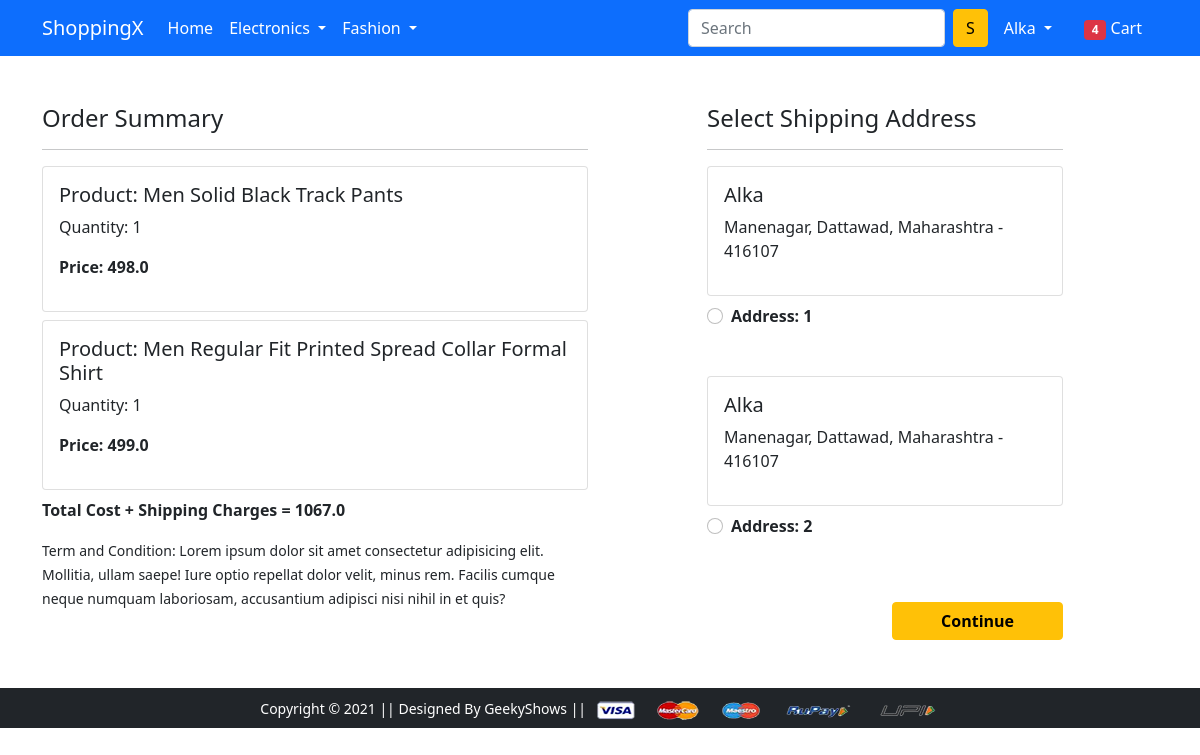
The app's page /checkout/ (signed in) with its own data.
### app/models.py (models this page shows, shortened)
class Cart(models.Model):
    user = models.ForeignKey(User, on_delete=models.CASCADE)
    product = models.ForeignKey(Product, on_delete=models.CASCADE)
    quantity = models.PositiveIntegerField(default=1)
    @property
    def total_cost(self):
        return self.quantity * self.product.discounted_price

class Product(models.Model):
    title = models.CharField(max_length=100)
    selling_price = models.FloatField()
    discounted_price = models.FloatField()
    description = models.TextField()
    brand = models.CharField(max_length=100)
    category = models.CharField(choices = CATEGORY_CHOICES, max_length=3)
    product_image = models.ImageField(upload_to='productimg')

class Customer(models.Model):
    user = models.ForeignKey(User, on_delete = models.CASCADE)
    name = models.CharField(max_length=200)
    locality = models.CharField(max_length=200)
    city = models.CharField(max_length=50)
    zipcode = models.CharField(max_length=50)
    state = models.CharField(choices = STATE_CHOICES, max_length=50)

### app/views.py (the view)
# urls.py: path('checkout/', views.checkout, name='checkout'),] + static(settings.MEDIA_URL, document_root=settings.MEDIA_ROOT)
def checkout(request):
 user = request.user
 add = Customer.objects.filter(user=user)
 cart_items = Cart.objects.filter(user=user)
 amount = 0.0
 shipping_amount = 70.0
 totalamount = 0.0
 cart_product = [p for p in Cart.objects.all() if p.user == request.user]
 if cart_product:
  for p in cart_product:
    tempamount = (p.quantity * p.product.discounted_price)
    amount += tempamount
  totalamount = amount + shipping_amount
 return render(request, 'app/checkout.html', {'add':add, 'totalamount':totalamount, 'cart_items':cart_items})

### app/templates/app/checkout.html (shortened to what this page needs)
{% extends 'app/base.html' %}
{% load static %}
{% block main-content %}
<div class="container">
 <div class="row mt-5">
  <div class="col-sm-6">
    <h4>Order Summary</h4>
    <hr>
    {% for item in cart_items %}
      <div class="card mb-2">
        <div class="card-body">
          <h5>Product: {{item.product.title}} </h5>
          <p>Quantity: {{item.quantity}}</p>
          <p class="fw-bold">Price: {{item.total_cost}} </p>
        </div>
      </div>
      {% endfor %}
      <p class="fw-bold"> Total Cost + Shipping Charges = {{totalamount}}</p>
    <small>Term and Condition: Lorem ipsum dolor sit amet consectetur adipisicing elit. Mollitia, ullam saepe! Iure optio repellat dolor velit, minus rem. Facilis cumque neque numquam laboriosam, accusantium adipisci nisi nihil in et quis?</small>
  </div>
  <div class="col-sm-4 offset-sm-1">
    <h4>Select Shipping Address</h4>
    <hr>
    <form action="">
      {% for ad in add %}
        <div class="card">
          <div class="card-body">
            <h5>{{ad.name}}</h5>
            <p>{{ad.locality}}, {{ad.city}}, {{ad.state}} - {{ad.zipcode}}</p>
          </div>
        </div>
        <div class="form-check mt-2 mb-5">
          <input class="form-check-input" type="radio" value="">
          <label class="form-check-label fw-bold" for="">
            Address: {{forloop.counter}} </label>
        </div>
      {% endfor %}
        <div class="text-end">
          <button type="submit" class="btn btn-warning mt-3 px-5 fw-bold">Continue</button>
        </div>
      </form>
    </div>
  </div>
</div>
{% endblock main-content %}

### app/templates/app/base.html (shortened to what this page needs)
<!doctype html>
{% load static %}
<html lang="en">
  <head>
    <link href="https://cdn.jsdelivr.net/npm/bootstrap@5.0.0-beta1/dist/css/bootstrap.min.css" rel="stylesheet">
    <link rel="stylesheet" href="{% static 'app/css/owl.carousel.min.css' %}">
    <link rel="stylesheet" href="{% static 'app/css/all.min.css' %}">
    <link rel="stylesheet" href="{% static 'app/css/style.css' %}">
  </head>
  <body>
    <nav class="navbar navbar-expand-lg navbar-dark bg-primary">
     <div class="container">
       <a class="navbar-brand" href="/">ShoppingX</a>
       <div class="collapse navbar-collapse" id="navbarSupportedContent">
         <ul class="navbar-nav me-auto mb-2 mb-lg-0">
           <li class="nav-item">
             <a class="nav-link active" aria-current="page" href="/">Home</a>
           </li>
           <li class="nav-item dropdown">
             <a class="nav-link dropdown-toggle text-white" href="#" id="electronicsDropdown" role="button" data-bs-toggle="dropdown" aria-expanded="false">
               Electronics
             </a>
           </li>
           <li class="nav-item dropdown">
             <a class="nav-link dropdown-toggle text-white" href="#" id="fashionDropdown" role="button" data-bs-toggle="dropdown" aria-expanded="false">
               Fashion
             </a>
           </li>
         </ul>
         <form class="d-flex">
           <input class="form-control me-2" type="search" placeholder="Search" aria-label="Search">
           <button class="btn btn-warning" type="submit">S</button>
         </form>
         <div>
          <ul class="navbar-nav me-auto mb-2 mb-lg-0">
          {% if request.user.is_authenticated %}
           <li class="nav-item dropdown mx-2">
              <a class="nav-link dropdown-toggle text-white" href="#" id="profileDropdown" role="button" data-bs-toggle="dropdown" aria-expanded="false">
                {{request.user}}
              </a>
            </li>
            <li class="nav-item mx-2">
             <a href="{% url 'showcart' %}" class="nav-link text-white"><span class="badge bg-danger">4</span> Cart </a>
            </li>
          {% endif %}
          </ul>
         </div>
       </div>
     </div>
    </nav>
    {% block main-content %} {% endblock main-content %}
    <footer class="container-fluid bg-dark text-center p-2 mt-5">
        <small class="text-white">Copyright &copy; 2021 || Designed By GeekyShows || </small>
        <img src="{% static 'app/images/payment.png' %}" alt="" srcset="" class="img-fluid" height="2px">
    </footer>
  </body>
</html>

### records on screen
Cart: product "Men Solid Black Track Pants", quantity "1", total_cost "498.0"
Cart: product "Men Regular Fit Printed Spread Collar Formal Shirt", quantity "1", total_cost "499.0"
Customer: name "Alka", locality "Manenagar", city "Dattawad", state "Maharashtra", zipcode "416107"
Customer: name "Alka", locality "Manenagar", city "Dattawad", state "Maharashtra", zipcode "416107"

### other values on screen
{{ request.user }} "Alka"
{{ totalamount }} "1067.0"
